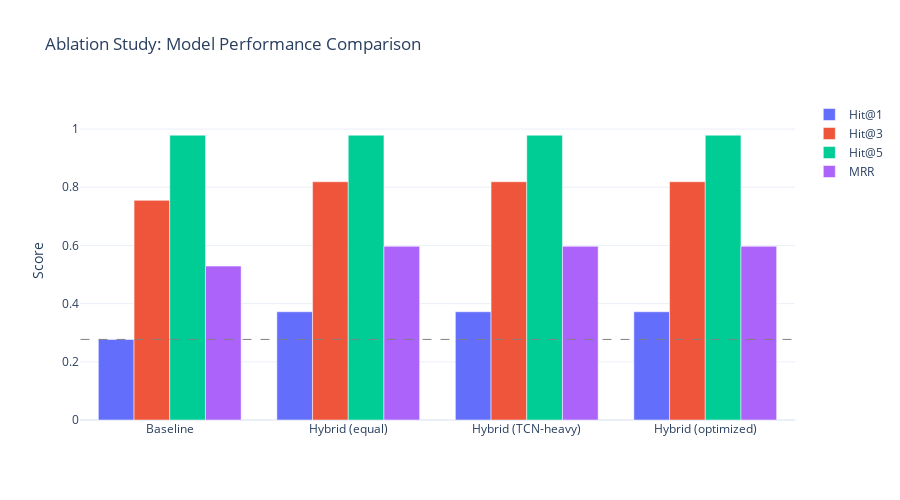

Notebook source saved alongside this figure:
### Markdown cell above
## Ablation Results Summary

### Code cell
results = {
    'Baseline':         {'Hit@1': 0.277, 'Hit@3': 0.755, 'Hit@5': 0.979, 'MRR': 0.529},
    'Hybrid (equal)':   {'Hit@1': 0.372, 'Hit@3': 0.819, 'Hit@5': 0.979, 'MRR': 0.597},
    'Hybrid (TCN-heavy)':{'Hit@1': 0.372, 'Hit@3': 0.819, 'Hit@5': 0.979, 'MRR': 0.597},
    'Hybrid (optimized)':{'Hit@1': 0.372, 'Hit@3': 0.819, 'Hit@5': 0.979, 'MRR': 0.597},
}

models = list(results.keys())
metrics = ['Hit@1', 'Hit@3', 'Hit@5', 'MRR']
colors = ['#636EFA', '#EF553B', '#00CC96', '#AB63FA']

fig = go.Figure()
for metric, color in zip(metrics, colors):
    fig.add_trace(go.Bar(
        name=metric,
        x=models,
        y=[results[m][metric] for m in models],
        marker_color=color
    ))

# Add baseline reference line
fig.add_shape(
    type="line", x0=-0.5, x1=3.5,
    y0=results['Baseline']['Hit@1'], y1=results['Baseline']['Hit@1'],
    line=dict(color="gray", width=1, dash="dash")
)

fig.update_layout(
    title="Ablation Study: Model Performance Comparison",
    barmode='group',
    yaxis_title="Score",
    yaxis_range=[0, 1.1],
    template='plotly_white',
    height=500, width=900
)
fig.show()

print("\n✓ All model comparisons complete")
conn.close()

### Figure 1 — Plotly figure (JSON) as saved in the notebook; plotly's stock layout.template omitted (floating-point values rounded to 4 significant figures)
{"data": [{"marker": {"color": "#636EFA"}, "name": "Hit@1", "type": "bar", "x": ["Baseline", "Hybrid (equal)", "Hybrid (TCN-heavy)", "Hybrid (optimized)"], "y": [0.277, 0.372, 0.372, 0.372]}, {"marker": {"color": "#EF553B"}, "name": "Hit@3", "type": "bar", "x": ["Baseline", "Hybrid (equal)", "Hybrid (TCN-heavy)", "Hybrid (optimized)"], "y": [0.755, 0.819, 0.819, 0.819]}, {"marker": {"color": "#00CC96"}, "name": "Hit@5", "type": "bar", "x": ["Baseline", "Hybrid (equal)", "Hybrid (TCN-heavy)", "Hybrid (optimized)"], "y": [0.979, 0.979, 0.979, 0.979]}, {"marker": {"color": "#AB63FA"}, "name": "MRR", "type": "bar", "x": ["Baseline", "Hybrid (equal)", "Hybrid (TCN-heavy)", "Hybrid (optimized)"], "y": [0.529, 0.597, 0.597, 0.597]}], "layout": {"barmode": "group", "height": 500, "shapes": [{"line": {"color": "gray", "dash": "dash", "width": 1}, "type": "line", "x0": -0.5, "x1": 3.5, "y0": 0.277, "y1": 0.277}], "title": {"text": "Ablation Study: Model Performance Comparison"}, "width": 900, "yaxis": {"range": [0, 1.1], "title": {"text": "Score"}}}}
